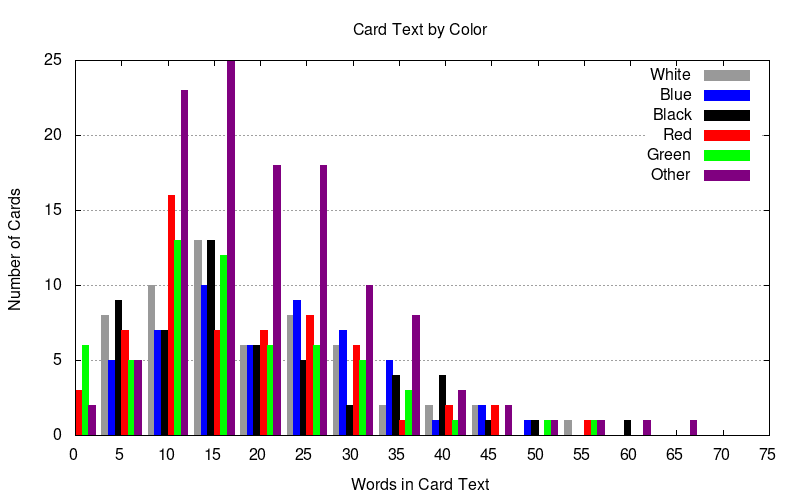

Reproduce this figure in gnuplot.
set terminal png size 800,500 enhanced 
set output 'textLengthAnalysis.png'

red = "#FF0000"; green = "#00FF00"; blue = "#0000FF"; black = "#000000"; white = "#999999"; purple = "#800080";

set style data histogram
set style histogram cluster gap 1
set style fill solid
set boxwidth 1

set xrange [0:15]
set yrange [0:25]

set xtics 5
set grid ytics

set xlabel "Words in Card Text"
set ylabel "Number of Cards"
set title "Card Text by Color"

plot "textLengthAnalysis.dat" using 2:xticlabels(1) title "White" linecolor rgb white, \
      '' using 3:xticlabels(1) title "Blue" linecolor rgb blue, \
      '' using 4:xticlabels(1) title "Black" linecolor rgb black, \
      '' using 5:xticlabels(1) title "Red" linecolor rgb red, \
      '' using 6:xticlabels(1) title "Green" linecolor rgb green, \
      '' using 7:xticlabels(1) title "Other" linecolor rgb purple
